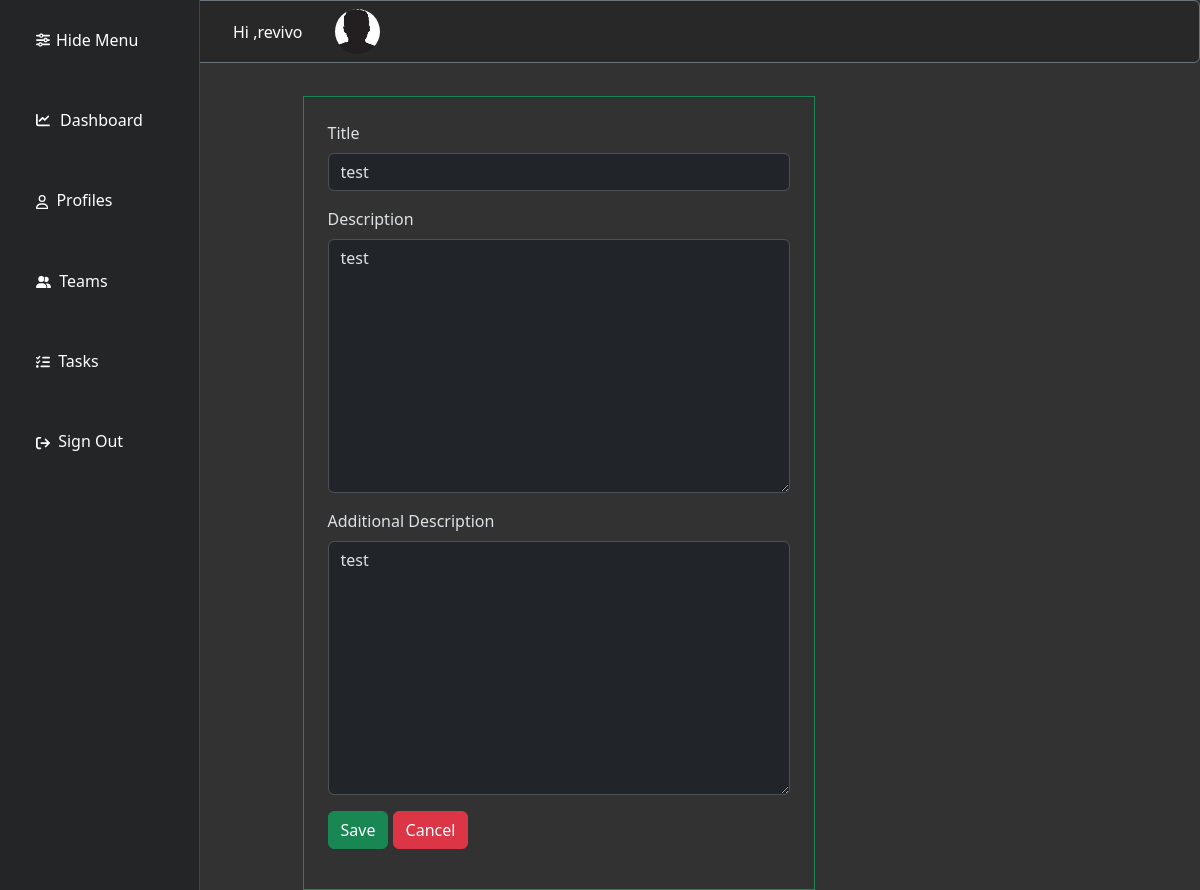
The page /edit-task/2 (signed in) on the database its author committed.
### user/models.py (models this page shows, shortened)
class Employer(models.Model):
    user = models.OneToOneField(User,on_delete=models.CASCADE)
    first_name = models.CharField(max_length=50,blank=False)
    last_name = models.CharField(max_length=50,blank=False)
    email = models.EmailField()
    phone = models.CharField(max_length=50)
    created_at = models.DateTimeField(auto_now=True)
    profile_pic = models.ImageField(default='profile_pics/profile_picture.jpeg',upload_to='profile_pics')
    job_position = models.ForeignKey("Department",blank=True,null=True,on_delete=models.SET_NULL)
    lead = models.ManyToManyField(Lead)
    task = models.ManyToManyField(Task)
    graph_permission = models.ManyToManyField(GraphPermission)

### tasks/models.py (models this page shows, shortened)
class Task(models.Model):
    title = models.CharField(max_length=50)
    description = models.TextField(max_length=350)
    additional_description = models.TextField(max_length=350,blank=True,null=True)
    created_at = models.DateTimeField(auto_now_add=True)
    completed = models.BooleanField(default=False)

### tasks/views.py (the view)
# urls.py: path('edit-task/<int:ID>',tasks_view.Edit_Task,name='edit_task'),
@login_required
def Edit_Task(request,ID):
    task_id = Task.objects.get(id=ID)
    form = EditTaskForm(instance=task_id)
    if request.method == "POST":
        form = EditTaskForm(request.POST,instance=task_id)
        if form.is_valid():
            form.save()
            return redirect("tasks")
    context = {"edit_task_form":form,"task_data":task_id}
    return render(request,"code/edit_task.html",context)

### tasks/forms.py
class EditTaskForm(forms.ModelForm):
    class Meta:
        model = Task
        fields = ["title", "description","additional_description"]
        labels = {'title': "Title", "content": "Content","additional_description":"Additional Description"}

### tasks/templates/code/edit_task.html (shortened to what this page needs)
{% extends 'code/base.html' %}{% block content %}{% load widget_tweaks %}
<div class="container-sm mt-5 p-4 border border-success" style="width: 32rem">
  <form method="POST" class="form-group">
    <div class="mb-3">
      <label for="title" class="form-label">Title</label>
      {% render_field edit_task_form.title type="text" id="title" value=task_data.title class="form-control" %}
    </div>
    <div class="mb-3">
      <label for="{{edit_task_form.id}}" class="form-label">Description</label>
      {% render_field edit_task_form.description type="text" id=edit_task_form.id placeholder=task_data.description class="form-control" %}
    </div>
    <div class="mb-3">
      <label for="{{edit_task_form.id}}" class="form-label">Additional Description</label>
      {% render_field edit_task_form.additional_description type="text" id=edit_task_form.id placeholder=task_data.additional_description class="form-control" %}
    </div>
    <button class="btn btn-success" id="liveAlertPlaceholder" type="submit" name="test" value="test" >Save</button>
    <a class="btn btn-danger" href='/tasks' type="submit">Cancel</a>
  </form>
</div>
{% endblock content %}

### templates/code/base.html (shortened to what this page needs)
{% load static %}
<html lang="en" data-bs-theme="dark">
  <head>
    <link
      href="https://cdn.jsdelivr.net/npm/bootstrap@5.3.1/dist/css/bootstrap.min.css"
      rel="stylesheet"
    />
  </head>
<body style="background:#323232">
<div class="position-fixed w-100" style="z-index: 1000;">
  <div class="border border-secondary rounded border-1" style="background:#282828">
    <div class="" style="margin-left:14rem">
      <nav class="navbar navbar-expand-lg ">
        <div class="container-start" style="background:#282828">
          <div class="navbar-nav">
            <div class="row align-items-center">
              <div class="col-auto align-bottom">
                <a class="nav-link active" href="#">Hi {{request.user.employer.user_name}},{{request.user.employer.last_name}}</a>
              </div>
              <div class="col">
                <img src="/media/{{ request.user.employer.profile_pic }}" style="width:45px;height:45px;margin-right:8rem"  class="rounded-circle" alt="...">
              </div>
            </div>
          </div>
        </div>
      </nav>
    </div>
  </div>
</div>
<div class="row" style="margin-left:8rem">
<div class="col-auto">
<div class="offcanvas offcanvas-start show" id="big_off_canvas" data-bs-scroll="true" data-bs-backdrop="false" style="width:200px; background:#242526; " tabindex="-1" aria-labelledby="offcanvasLabel">
  <div class="offcanvas-body">
<div class="container ">
    <div class="col m-2 fw-light fs-6">
<ul class="navbar-nav navbar-toggler">
        <li class="nav-item">
          <a class="nav-link
                    close_big_navbar
                    icon-link
                    link-body-emphasis
                    link-offset-2
                    link-underline
                    link-opacity-25-hover mb-5" data-bs-dismiss="offcanvas"  aria-current="page" href="">
                    Hide Menu
                    </a>
        </li>
        <li class="nav-item">
          <a class="nav-link
                    icon-link
                    link-body-emphasis
                    link-offset-2
                    link-underline
                    link-opacity-25-hover mb-5" aria-current="page" href="/dashboard">
                    Dashboard</a>
        </li>
        <li class="nav-item">
          <a class="nav-link
                    link-body-emphasis
                    link-offset-2
                    link-underline
                    link-opacity-25-hover mb-5" href="/profile">
                    Profiles</a>
        </li>
        <li class="nav-item">
          <a class="nav-link
                    link-body-emphasis
                    link-offset-2 link-underline
                    link-opacity-25-hover mb-5" href="teams">
                    Teams</a>
        </li>
        <li class="nav-item">
          <a class="nav-link
                    link-body-emphasis
                    link-offset-2
                    link-underline
                    link-opacity-25-hover mb-5" href="tasks">
                    Tasks</a>
        </li>
        <li class="nav-item">
          <a class="nav-link
                    link-body-emphasis
                    link-offset-2
                    link-underline
                    link-opacity-25-hover mb-5"
                    href="/logout"
                    aria-disabled="true">
                    Sign Out</a>
        </li>
      </ul>
    </div>
</div>
  </div>
</div>
</div>
<div class="col-9 mt-5">
    {% block content %}
    {% endblock content %}
</div>
</div>
  </body>
  </html>

### templates/code/base.html (style rules this page uses)
svg { fill:#ffffff }

### rows shown on the page
Task: title "test", description "test", additional_description "test"

### other values the page prints
{{ request.user.employer.last_name }} "revivo"
